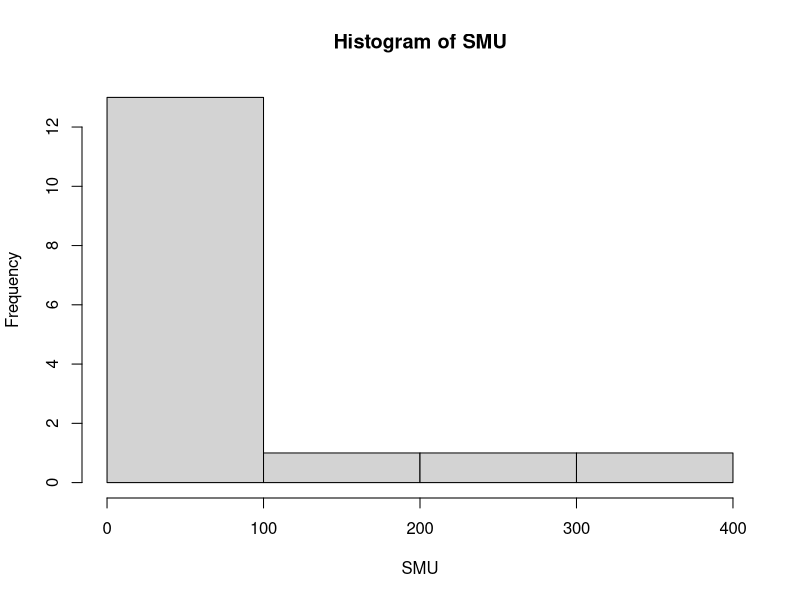
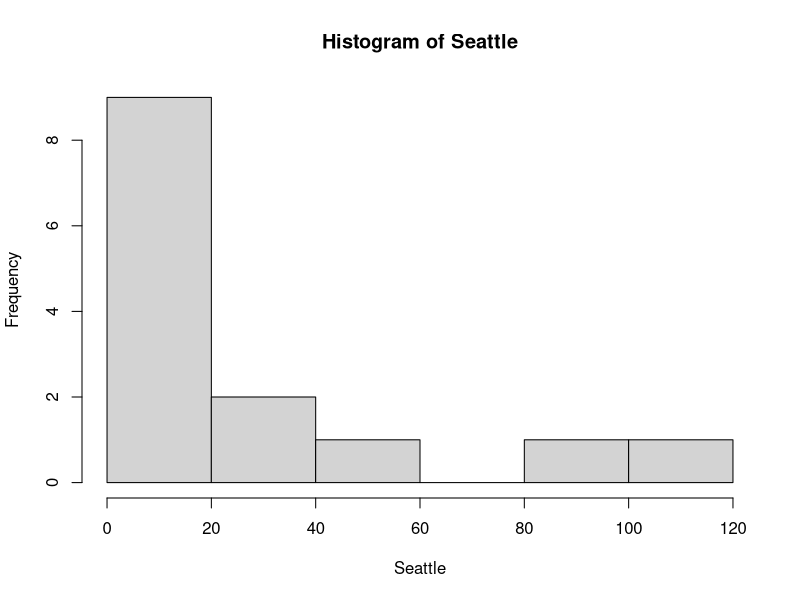

Recreate these plots in R, in order.
SMU = c(34, 200, 23, 50, 60, 50, 0, 0, 30, 89, 0, 300, 400, 20, 10, 0)
Seattle = c(20, 10, 5, 0, 30, 50, 0, 100, 110, 0, 40, 10, 3, 0)
hist(SMU)
hist(Seattle)


Fired = c(34, 37, 37, 38, 41, 42, 43, 44, 44, 45, 45, 45, 46, 48, 49, 53, 53, 54, 54, 55, 56)
Not_fired = c(27, 33, 36, 37, 38, 38, 39, 42, 42, 43, 43, 44, 44, 44, 45, 45, 45, 45, 46, 46, 47, 47, 48, 48, 49, 49, 51, 51, 52, 54)
t.test(x = Fired, y = Not_fired, conf.int = .95, var.equal = TRUE, alternative = "two.sided")
